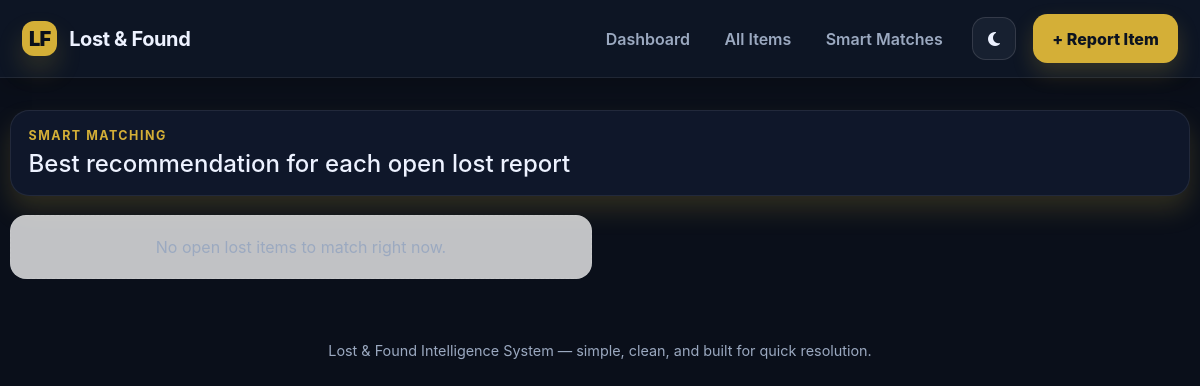
Page /matches on the earlier database version.
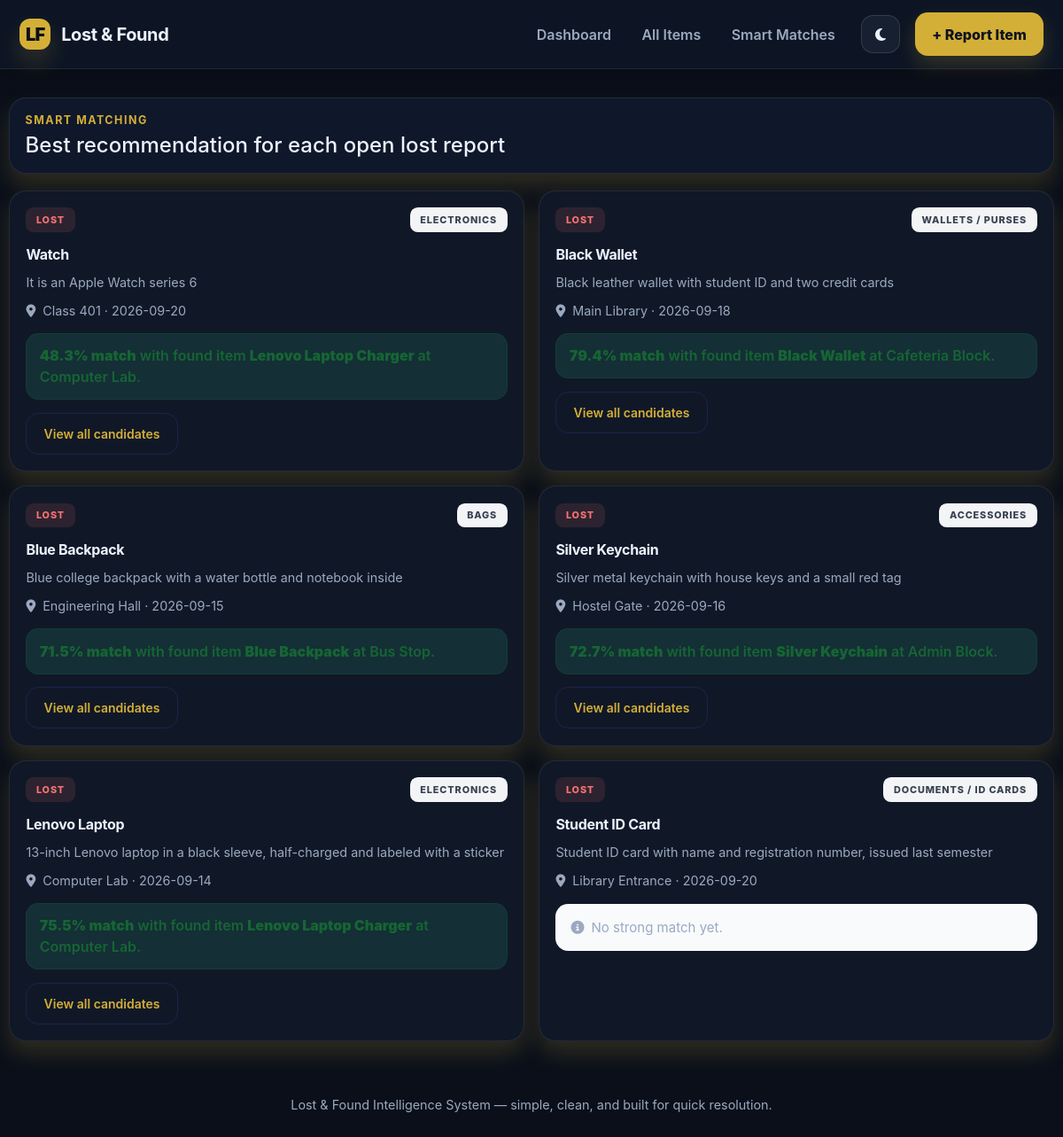
Same page on the later database version.
### tables this page shows
CREATE TABLE items (
            id            INTEGER PRIMARY KEY AUTOINCREMENT,
            item_type     TEXT    NOT NULL CHECK (item_type IN ('lost', 'found')),
            item_name     TEXT    NOT NULL,
            category      TEXT    NOT NULL,
            description   TEXT    NOT NULL,
            location      TEXT    NOT NULL,
            event_date    TEXT    NOT NULL,
            person_name   TEXT    NOT NULL,
            contact       TEXT    NOT NULL,
            status        TEXT    NOT NULL DEFAULT 'open' CHECK (status IN ('open', 'resolved')),
            created_at    TEXT    NOT NULL
        );

### app.py (the view)
@app.route("/matches")
def matches_overview():
    db = get_db()
    lost_items = db.execute("SELECT * FROM items WHERE item_type='lost' AND status='open'").fetchall()
    results = []
    for li in lost_items:
        best = find_matches_for(li, threshold=30.0, limit=1)
        results.append((li, best[0] if best else None))
    return render_template("matches.html", results=results)

### app.py (called while the page is built)
def get_db():
    if "db" not in g:
        g.db = sqlite3.connect(DB_PATH)
        g.db.row_factory = sqlite3.Row
        g.db.execute("PRAGMA foreign_keys = ON")
    return g.db

def text_similarity(a, b):
    a = (a or "").strip().lower()
    b = (b or "").strip().lower()
    if not a or not b:
        return 0.0
    return SequenceMatcher(None, a, b).ratio()

def match_score(item_a, item_b):
    name_sim = text_similarity(item_a["item_name"], item_b["item_name"])
    desc_sim = text_similarity(item_a["description"], item_b["description"])
    loc_sim = text_similarity(item_a["location"], item_b["location"])
    category_match = 1.0 if item_a["category"] == item_b["category"] else 0.0
    score = (name_sim * 0.35) + (desc_sim * 0.25) + (category_match * 0.25) + (loc_sim * 0.15)
    return round(score * 100, 1)

### templates/matches.html (shortened to what this page needs)
{% extends "base.html" %}
{% block content %}
{% if results is not none %}
  <div class="filter-shell">
    <div>
      <p class="eyebrow mb-1">Smart matching</p>
      <h4 class="mb-0">Best recommendation for each open lost report</h4>
    </div>
  </div>
  <div class="match-grid">
    {% for lost, best in results %}
    <div class="match-card">
      <div class="d-flex justify-content-between align-items-center mb-3">
        <span class="type-pill lost">Lost</span>
        <span class="category-pill">{{ lost.category }}</span>
      </div>
      <h6>{{ lost.item_name }}</h6>
      <p class="meta-text mb-2">{{ lost.description }}</p>
      <p class="meta-text mb-0"><i class="fa-solid fa-location-dot me-2"></i>{{ lost.location }} &middot; {{ lost.event_date }}</p>
      {% if best %}
        <div class="match-highlight">
          <strong>{{ best[0] }}% match</strong> with found item <strong>{{ best[1].item_name }}</strong> at {{ best[1].location }}.
        </div>
        <a href="{{ url_for('matches_for_item', item_id=lost.id) }}" class="btn btn-outline-primary btn-sm">View all candidates</a>
      {% else %}
        <div class="info-note mt-3 mb-0">
          <i class="fa-solid fa-circle-info"></i>
          <span>No strong match yet.</span>
        </div>
      {% endif %}
    </div>
    {% else %}
    <div class="empty-state">No open lost items to match right now.</div>
    {% endfor %}
  </div>
{% endif %}
{% endblock %}

Differences in the rows shown:
added items: category "ELECTRONICS", item_name "Watch", description "It is an Apple Watch series 6", location "Class 401", event_date "2026-09-20", best "48.3", item_name "Lenovo Laptop Charger", location "Computer Lab"
added items: category "WALLETS / PURSES", item_name "Black Wallet", description "Black leather wallet with student ID and two credit cards", location "Main Library", event_date "2026-09-18", best "79.4", location "Cafeteria Block"
added items: category "BAGS", item_name "Blue Backpack", description "Blue college backpack with a water bottle and notebook inside", location "Engineering Hall", event_date "2026-09-15", best "71.5", location "Bus Stop"
added items: category "ACCESSORIES", item_name "Silver Keychain", description "Silver metal keychain with house keys and a small red tag", location "Hostel Gate", event_date "2026-09-16", best "72.7", location "Admin Block"
added items: category "ELECTRONICS", item_name "Lenovo Laptop", description "13-inch Lenovo laptop in a black sleeve, half-charged and labeled with a sticker", location "Computer Lab", event_date "2026-09-14", best "75.5", item_name "Lenovo Laptop Charger"
added items: category "DOCUMENTS / ID CARDS", item_name "Student ID Card", description "Student ID card with name and registration number, issued last semester", location "Library Entrance", event_date "2026-09-20", shows "No strong match yet."
Other differences:
text no longer shown: "No open lost items to match right now."
